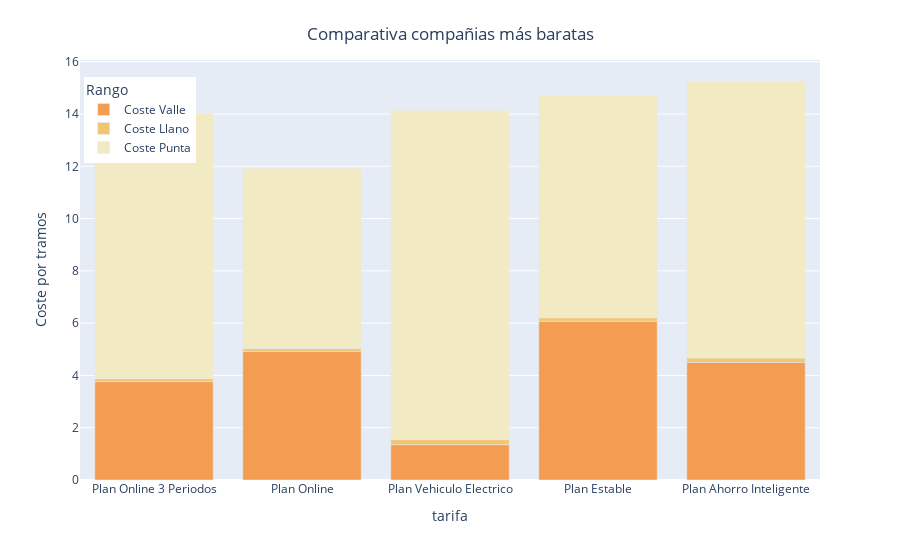

Here is the notebook cell this chart was saved with:
### Code cell
import plotly.express as px

fig = px.bar(
  trf_grf, 
  x="tarifa", 
  y=["coste_valle", "coste_llano", "coste_punta"], 
  color_discrete_map={
    'coste_valle': '#F29D52',
    'coste_llano': '#F2C572',
    'coste_punta': '#F2EAC2'
    },
  labels={"compania": "Compañía", "value": "Coste por tramos"},
  custom_data=['total_factura','compania']
)
fig.update_traces(hovertemplate=('<b>Compañia:</b> %{customdata[1]} <br><b>Tarifa:</b> %{x} <br><b>Coste en tramo:</b> %{y:.2f} <br><b>Total factura:</b> %{customdata[0]:.2f}')+"<extra></extra>")
fig.update_layout(legend=dict(
    yanchor="top",
    y=0.96,
    xanchor="left",
    x=0.005,
    title="Rango"
),
title={
        'text': "Comparativa compañias más baratas",
        'y':0.95,
        'x':0.5,
        'xanchor': 'center',
        'yanchor': 'top'})
fig.update_traces({'name': 'Coste Valle'}, selector={'name': 'coste_valle'})
fig.update_traces({'name': 'Coste Llano'}, selector={'name': 'coste_llano'})
fig.update_traces({'name': 'Coste Punta'}, selector={'name': 'coste_punta'})
fig.show()

### Figure 1 — Plotly figure (JSON) as saved in the notebook; plotly's stock layout.template omitted (floating-point values rounded to 4 significant figures)
{"data": [{"alignmentgroup": "True", "customdata": [[32.38, "Iberdrola"], [36.52, "Iberdrola"], [39.3, "Iberdrola"], [41.92, "Iberdrola"], [42.55, "Iberdrola"]], "hovertemplate": "<b>Compañia:</b> %{customdata[1]} <br><b>Tarifa:</b> %{x} <br><b>Coste en tramo:</b> %{y:.2f} <br><b>Total factura:</b> %{customdata[0]:.2f}<extra></extra>", "legendgroup": "coste_valle", "marker": {"color": "#F29D52", "pattern": {"shape": ""}}, "name": "Coste Valle", "offsetgroup": "coste_valle", "orientation": "v", "showlegend": true, "textposition": "auto", "type": "bar", "x": ["Plan Online 3 Periodos", "Plan Online", "Plan Vehiculo Electrico", "Plan Estable", "Plan Ahorro Inteligente"], "xaxis": "x", "y": [3.765, 4.924, 1.35, 6.075, 4.5], "yaxis": "y"}, {"alignmentgroup": "True", "customdata": [[32.38, "Iberdrola"], [36.52, "Iberdrola"], [39.3, "Iberdrola"], [41.92, "Iberdrola"], [42.55, "Iberdrola"]], "hovertemplate": "<b>Compañia:</b> %{customdata[1]} <br><b>Tarifa:</b> %{x} <br><b>Coste en tramo:</b> %{y:.2f} <br><b>Total factura:</b> %{customdata[0]:.2f}<extra></extra>", "legendgroup": "coste_llano", "marker": {"color": "#F2C572", "pattern": {"shape": ""}}, "name": "Coste Llano", "offsetgroup": "coste_llano", "orientation": "v", "showlegend": true, "textposition": "auto", "type": "bar", "x": ["Plan Online 3 Periodos", "Plan Online", "Plan Vehiculo Electrico", "Plan Estable", "Plan Ahorro Inteligente"], "xaxis": "x", "y": [0.1114, 0.1072, 0.196, 0.1323, 0.1649], "yaxis": "y"}, {"alignmentgroup": "True", "customdata": [[32.38, "Iberdrola"], [36.52, "Iberdrola"], [39.3, "Iberdrola"], [41.92, "Iberdrola"], [42.55, "Iberdrola"]], "hovertemplate": "<b>Compañia:</b> %{customdata[1]} <br><b>Tarifa:</b> %{x} <br><b>Coste en tramo:</b> %{y:.2f} <br><b>Total factura:</b> %{customdata[0]:.2f}<extra></extra>", "legendgroup": "coste_punta", "marker": {"color": "#F2EAC2", "pattern": {"shape": ""}}, "name": "Coste Punta", "offsetgroup": "coste_punta", "orientation": "v", "showlegend": true, "textposition": "auto", "type": "bar", "x": ["Plan Online 3 Periodos", "Plan Online", "Plan Vehiculo Electrico", "Plan Estable", "Plan Ahorro Inteligente"], "xaxis": "x", "y": [10.14, 6.893, 12.6, 8.505, 10.6], "yaxis": "y"}], "layout": {"barmode": "relative", "legend": {"title": {"text": "Rango"}, "tracegroupgap": 0, "x": 0.005, "xanchor": "left", "y": 0.96, "yanchor": "top"}, "margin": {"t": 60}, "title": {"text": "Comparativa compañias más baratas", "x": 0.5, "xanchor": "center", "y": 0.95, "yanchor": "top"}, "xaxis": {"anchor": "y", "domain": [0, 1], "title": {"text": "tarifa"}}, "yaxis": {"anchor": "x", "domain": [0, 1], "title": {"text": "Coste por tramos"}}}}
